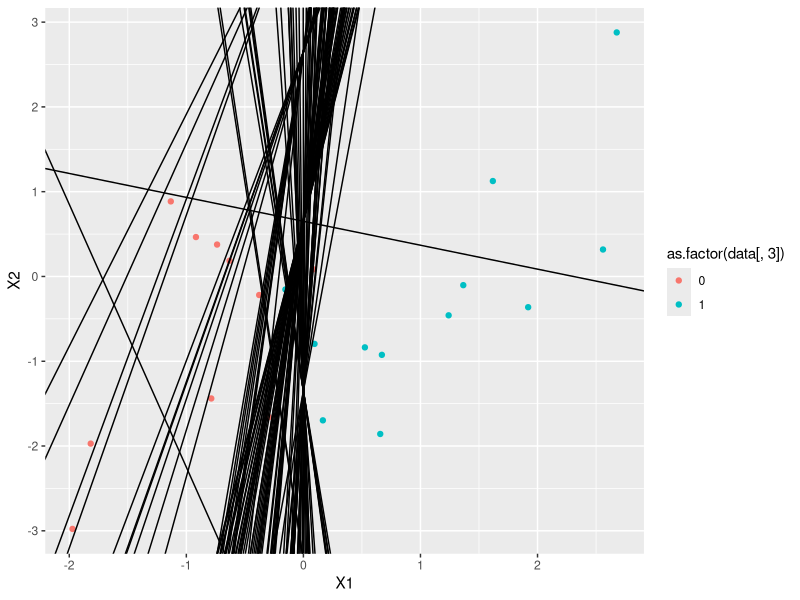

This chart was generated by the following R code:
library(MASS)
library(ggplot2)
data = mvrnorm(20, c(0, 0), matrix(c(2, 0, 0, 2), 2, 2))
minpos = min(data[,1][which(data[,1] > 0)])
maxneg = max(data[,1][which(data[,1] < 0)])
data = rbind(data.frame(data, data[,1] > 0), c(rep(runif(1, 0, minpos), 2), FALSE), c(rep(runif(1, maxneg, 0), 2), TRUE))
v = as.matrix(runif(3, 0, 1))
x.data = cbind(rep(1, dim(data)[1]), as.matrix(data[,1:2]))
y.data = as.matrix((data[,3] - 0.5) * 2)	
y.est = ((x.data %*% v > 0) - 0.5) * 2
v.data = as.matrix(v)
cnt = 1
while(any(y.est != y.data)){
	v = v + t(x.data) %*% (y.data - y.est)
	y.est = ((x.data %*% v > 0) - 0.5) * 2
	v.data = cbind(v.data, v)
	cnt = cnt + 1
	if(cnt == 100){break}}
graph = ggplot(data, mapping = aes(x = X1, y = X2, color = as.factor(data[,3]))) + geom_point()
for(i in 1:dim(v.data)[2]){
	graph = graph + geom_abline(intercept = v.data[1, i], slope = -v.data[2, i] / v.data[3, i])}
plot(graph)